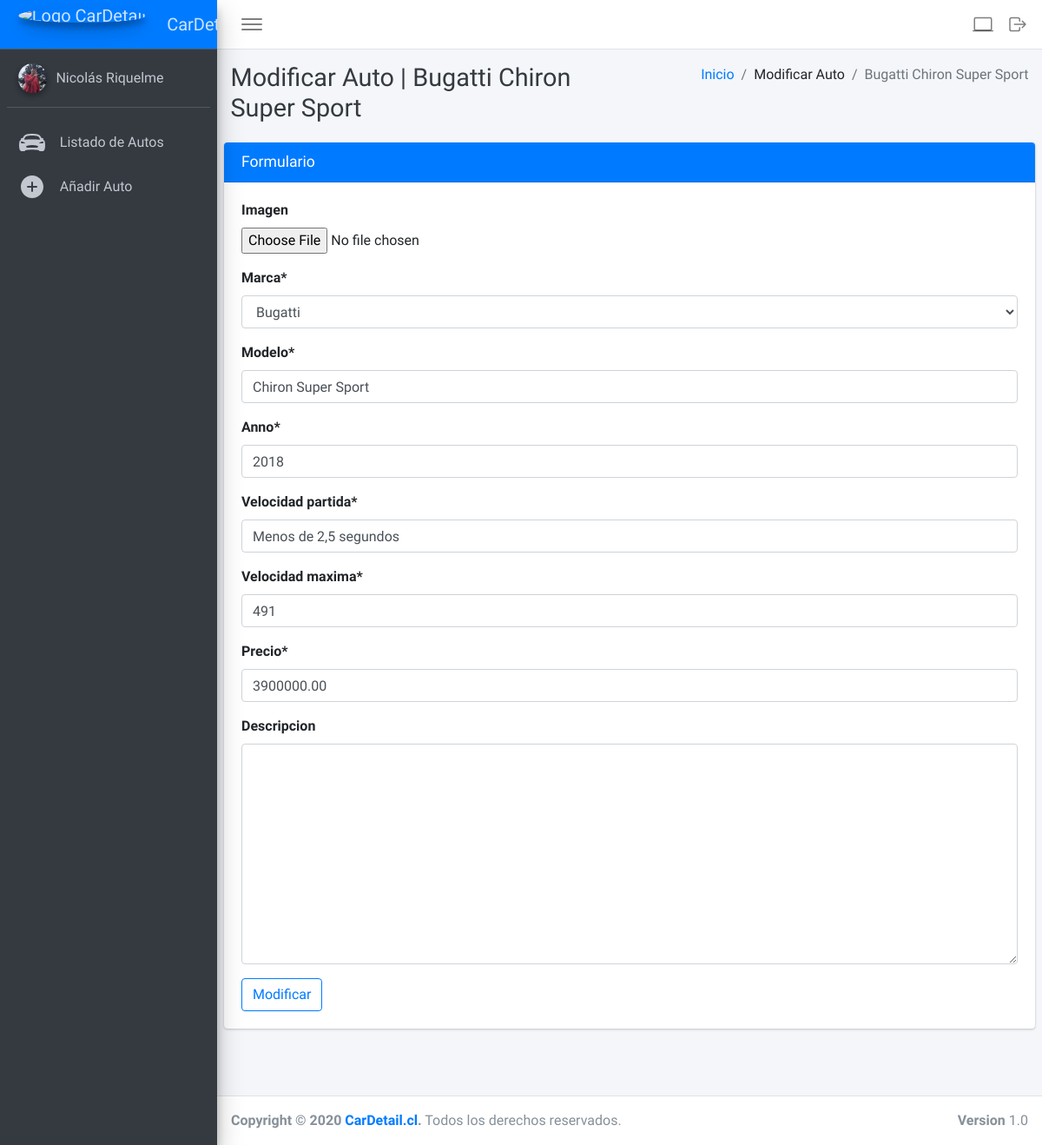
The page /modificar-auto/1/ (signed in) on the database its author committed.
### usuario/models.py (models this page shows, shortened)
class Usuario(models.Model):
    usuario = models.OneToOneField(settings.AUTH_USER_MODEL, on_delete=models.CASCADE, null=True)
    imagen = models.ImageField(upload_to='bd/usuarios', default='bd/usuarios/no-img.jpg')
    imagen_auto = models.ImageField(upload_to='bd/usuarios', null=True)
    rut = models.CharField(
        max_length=10,
        primary_key=True,
        validators=[
            RegexValidator(r'^\d{7,8}$')
        ])
    dv = models.CharField(max_length=1, validators=[RegexValidator(r'^[0-9K]$')])
    nombres = models.CharField(max_length=50)
    apellido_paterno = models.CharField(max_length=50)
    apellido_materno = models.CharField(max_length=50, null=True)
    telefono = models.CharField(
        max_length=13,
        validators=[RegexValidator(r'^(\+56[1-9]{1,2}|)[1-9][0-9]{7}$')]
    )
    correo = models.EmailField()
    tipo_usuario = models.ForeignKey(TipoUsuario, on_delete=models.CASCADE,related_name='tipo')
    def __str__(self):
        return f'{self.nombres} {self.apellido_paterno}'

### auto/models.py (models this page shows, shortened)
class Auto(models.Model):
    imagen = models.ImageField(upload_to='bd/autos',null=True,blank=True)
    marca = models.ForeignKey(Marca,on_delete=models.CASCADE)
    modelo = models.CharField(max_length=70)
    anno = models.CharField(max_length=4)
    velocidad_partida = models.CharField(max_length=50)
    velocidad_maxima = models.CharField(max_length=6)
    precio = models.DecimalField(decimal_places=2,max_digits=10)
    descripcion = models.CharField(max_length=500, null=True,blank=True)
    def __str__(self):
        return self.marca.marca + ' ' + self.modelo

class Marca(models.Model):
    PAISES_CHOICES = ((0,'No definido'),(1,'Alemania'),(2,'Italia'),(3,'Reino Unido'),(4,'Estados Unidos'),(5,'Japon'),(6,'Francia'))
    marca = models.CharField(max_length=70)
    pais = models.PositiveSmallIntegerField(choices=PAISES_CHOICES, default=0)
    historia = models.CharField(max_length=2000,blank=True)
    def __str__(self):
        return self.marca

### auto/views.py (the view, shortened to what this page needs)
# urls.py: path('modificar-auto/<int:pk>/', auto_views.ModificarAutoView.as_view(), name='modificar-auto'),
class ModificarAutoView(LoginRequiredMixin,UpdateView):
    model = Auto
    template_name = 'adm/modificar_auto.html'
    form_class = ModificarAuto

### auto/forms.py
class ModificarAuto (forms.ModelForm):
    class Meta:
        model = Auto
        exclude = []
        widgets = {
            'descripcion': forms.Textarea()
        }

### auto/templates/adm/modificar_auto.html (shortened to what this page needs)
{% extends 'adm/base.html' %}
{% load crispy_forms_tags %}
{% block content_title %}Modificar Auto | {{auto}}{% endblock %}
{% block content_breadcrumb %}
    <li class="breadcrumb-item"><a href="{% url 'home-admin' %}">Inicio</a></li>
    <li class="breadcrumb-item" aria-current="page">Modificar Auto</li>
    <li class="breadcrumb-item active" aria-current="page">{{auto}}</li>
{% endblock %}
{% block content %}
<div class="card">
    <div class="card-header border0 bg-primary text-light">
        <div class="d-flex justify-content-between">
            <h3 class="card-title">Formulario</h3>
        </div>
    </div>
    <div class="card-body">
        <form method="post">
            {{ form | crispy }}
            <button type="submit" class="btn btn-outline-primary" value="Save">Modificar</button>
        </form>
    </div>
</div>
{% endblock content %}

### core/templates/adm/base.html (shortened to what this page needs)
{% extends 'base_message/base.html' %}
{% load static %}
{% block page %}
<head>
    <link rel="stylesheet" href="{% static 'adm/css/all.min.css' %}" />
    <link rel="stylesheet" href="{% static 'adm/css/all.css' %}" />
    <link rel="stylesheet" href="{% static 'adm/css/icheck-bootstrap.css' %}" />
    <link rel="stylesheet" href="{% static 'adm/css/adminlte.css' %}" />
    <link href="{% static 'adm/css/css.css' %}" rel="stylesheet" />
    <link rel="stylesheet" href="https://cdnjs.cloudflare.com/ajax/libs/tempusdominus-bootstrap-4/5.1.2/css/tempusdominus-bootstrap-4.min.css" />
    <link href="{% static 'adm/css/dataTables.bootstrap4.css' %}" rel="stylesheet" />
    <link rel="stylesheet" href="{% static 'adm/css/style.css' %}" />
</head>
<body class="hold-transition sidebar-mini layout-fixed">
    <div class="wrapper">
        <nav class="main-header navbar navbar-expand navbar-white navbar-light">
            <ul class="navbar-nav ">
                <li class="nav-item">
                    <a class="nav-link" data-widget="pushmenu" href="#" role="button"><ion-icon class="icon-md" name="menu-outline" size="large"></ion-icon></a>
                </li>
            </ul>
            <ul class="navbar-nav ml-auto">
                <li class="nav-item no-mg">
                    <a class="nav-link sp-1" href="{% url 'home' %}" role="button">
                        <ion-icon class="icon-md" name="laptop-outline"></ion-icon>
                    </a>
                </li>
                <li class="nav-item no-mg">
                    <a class="nav-link sp-1" href="{% url 'logout' %}" role="button">
                        <ion-icon class="icon-md" name="log-out-outline"></ion-icon>
                    </a>
                </li>
            </ul>
        </nav>
        <aside class="main-sidebar sidebar-dark-primary elevation-4">
            <a href="{% url 'home-admin' %}" class="brand-link navbar-primary">
                <img src="{% static 'adm/img/cardetail-blanco.png' %}" alt="Logo CarDetail"
                    class="brand-image img-circle elevation-3 mr-4 ">
                <span class="brand-text font-weight-normal">CarDetail</span>
            </a>
            <div class="sidebar">
                <div class="user-panel mt-3 mb-3 pb-3 d-flex">
                    <div class="image">
                        <img src="{{ user.usuario.imagen.url }}" class="brand-image img-circle elevation-2" alt="User Image">
                    </div>
                    <div class="info">
                            <a href="#">
                                {{ user.usuario }}
                            </a>
                    </div>
                </div>
                <nav class="mt-2">
                    <ul class="nav nav-pills nav-sidebar flex-column" data-widget="treeview" role="menu"
                        data-accordion="false">
                        <li class="nav-item">
                            <a href="{% url 'listado-autos' %}" class="nav-link {% if 'listado-autos' in request.path %}active{% endif %}">
                                <ion-icon name="car-sport" size="large"></ion-icon>
                                <p class="nav-link-text">
                                    Listado de Autos
                                </p>
                            </a>
                        </li>
                        <li class="nav-item">
                            <a href="{% url 'añadir-auto' %}" class="nav-link {% if 'crear-auto' in request.path %}active{% endif %}">
                                <ion-icon name="add-circle" size="large"></ion-icon>
                                <p class="nav-link-text">
                                    Añadir Auto
                                </p>
                            </a>
                        </li>
                    </ul>
                </nav>
            </div>
        </aside>
        <div class="content-wrapper" style="min-height: 1203.6px;">
            <div class="content-header">
                <div class="container-fluid">
                    <div class="row mb-2">
                        <div class="col-md-6">
                            <h1 class="m-0 text-dark">
                                {% block content_title %}Inicio{% endblock %}
                            </h1>
                        </div>
                        <div class="col-md-6">
                            <ol class="breadcrumb float-sm-right">
                                {% block content_breadcrumb %}{% endblock %}
                            </ol>
                        </div>
                    </div>
                </div>
            </div>
            <div class="content">
                {% block content %}{% endblock %}
            </div>
        </div>
        <footer class="main-footer">
            <strong>Copyright &copy; 2020 <a href="{% url 'home' %}">CarDetail.cl</a>.</strong>
            Todos los derechos reservados.
            <div class="float-right d-none d-sm-inline-block">
                <b>Version</b> 1.0
            </div>
        </footer>
    </div>
</body>
{% endblock page %}

### core/static/adm/css/style.css (style rules this page uses)
.nav-link { display: flex; align-items: center; padding: .5rem .8rem; }
.nav-link ion-icon { margin-right: 1rem; }
.user-panel img { height: 2.1rem; }
.no-mg ion-icon { margin: 0; }
.icon-md { font-size: 24px; }
.info { color:white; }
.sp-1 { padding-left: .5rem!important; padding-right: .5rem!important; }

### rows shown on the page
Auto: marca+modelo "Bugatti Chiron Super Sport", modelo "Chiron Super Sport", anno "2018", velocidad_partida "Menos de 2,5 segundos", velocidad_maxima "491", precio "3900000.00"
Marca: marca "Bugatti"

### other values the page prints
{{ user.usuario }} "Nicolás Riquelme"
